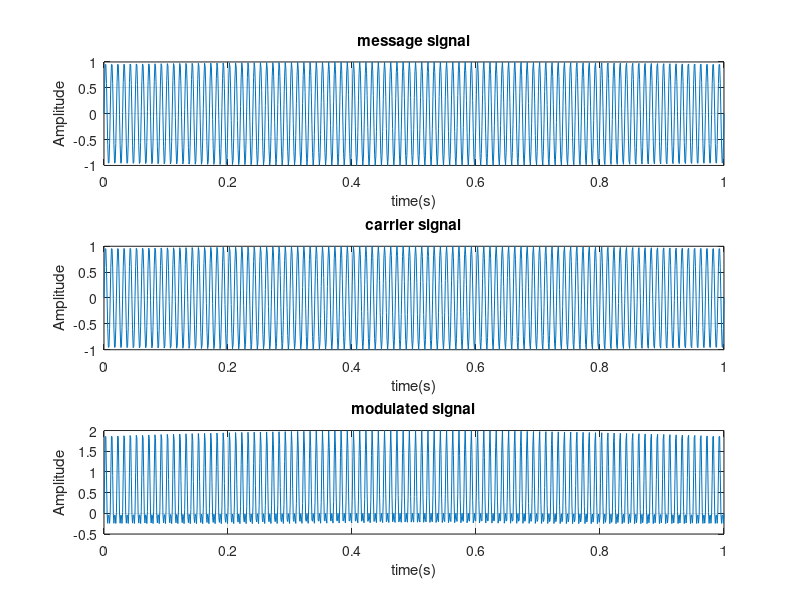
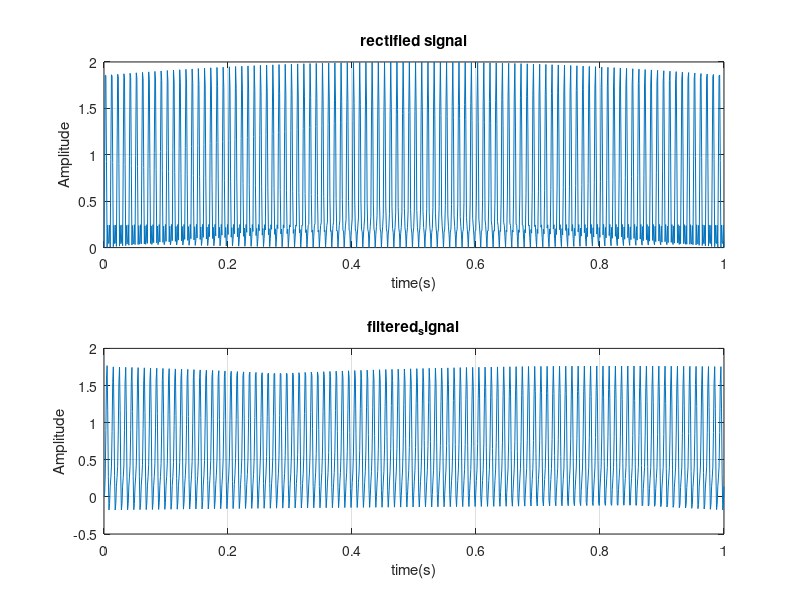

Reproduce these figures in MATLAB, in order.
clear all;
clc;

fs=1000; 
t = linspace(0,1,1000);

fm=100;
Am=1;
mes_sig = Am * sin(2*pi*fm.*t);

fc=1000;
Ac=1;
car_sig =  Ac * sin(2*pi*fm.*t);

mod_sig = (1+mes_sig).*car_sig;

figure;

subplot(3,1,1);
plot(t,mes_sig);
title ('message signal');
xlabel('time(s)');
ylabel('Amplitude');
grid on;


subplot(3,1,2);
plot(t,car_sig);
title ('carrier signal');
xlabel('time(s)');
ylabel('Amplitude');
grid on;


subplot(3,1,3);
plot(t,mod_sig);
title ('modulated signal');
xlabel('time(s)');
ylabel('Amplitude');
grid on;

%demod

rect = abs (mod_sig);
cutoff_frequency = 200;
order = 4;

nyquist_freq = fs/2;
normalized_cutoff_freq = cutoff_frequency / nyquist_freq;
[b,a]= butter(order, normalized_cutoff_freq, 'low');
filtered_signal = filter(b,a,rect);


figure;
subplot(2,1,1);
plot(t,rect);
title ('rectified signal');
xlabel('time(s)');
ylabel('Amplitude');
grid on;

subplot(2,1,2);
plot(t,filtered_signal);
title ('filtered_signal');
xlabel('time(s)');
ylabel('Amplitude');
grid on;
